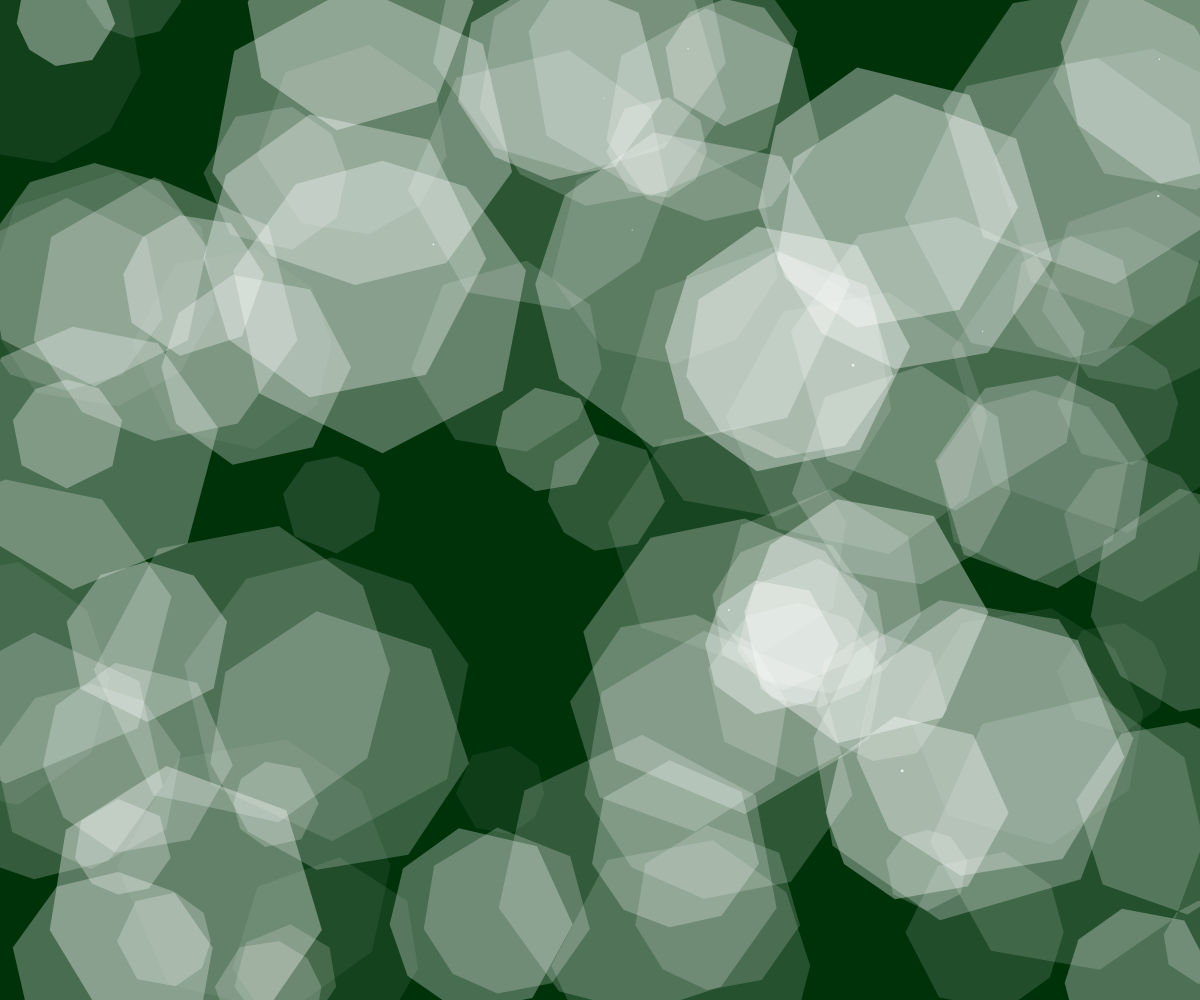
Frame 1 (no input)
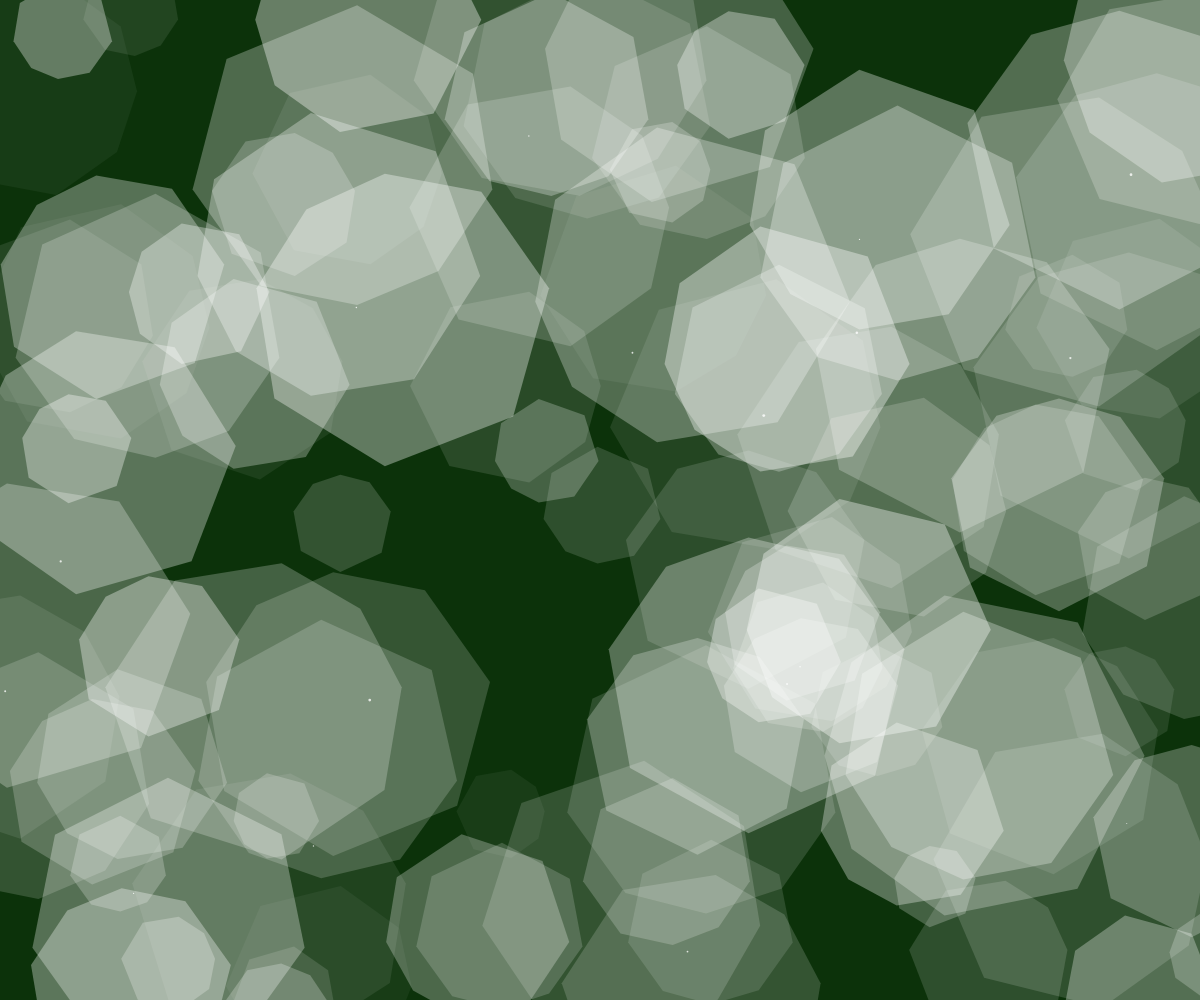
Frame 60 (no input)
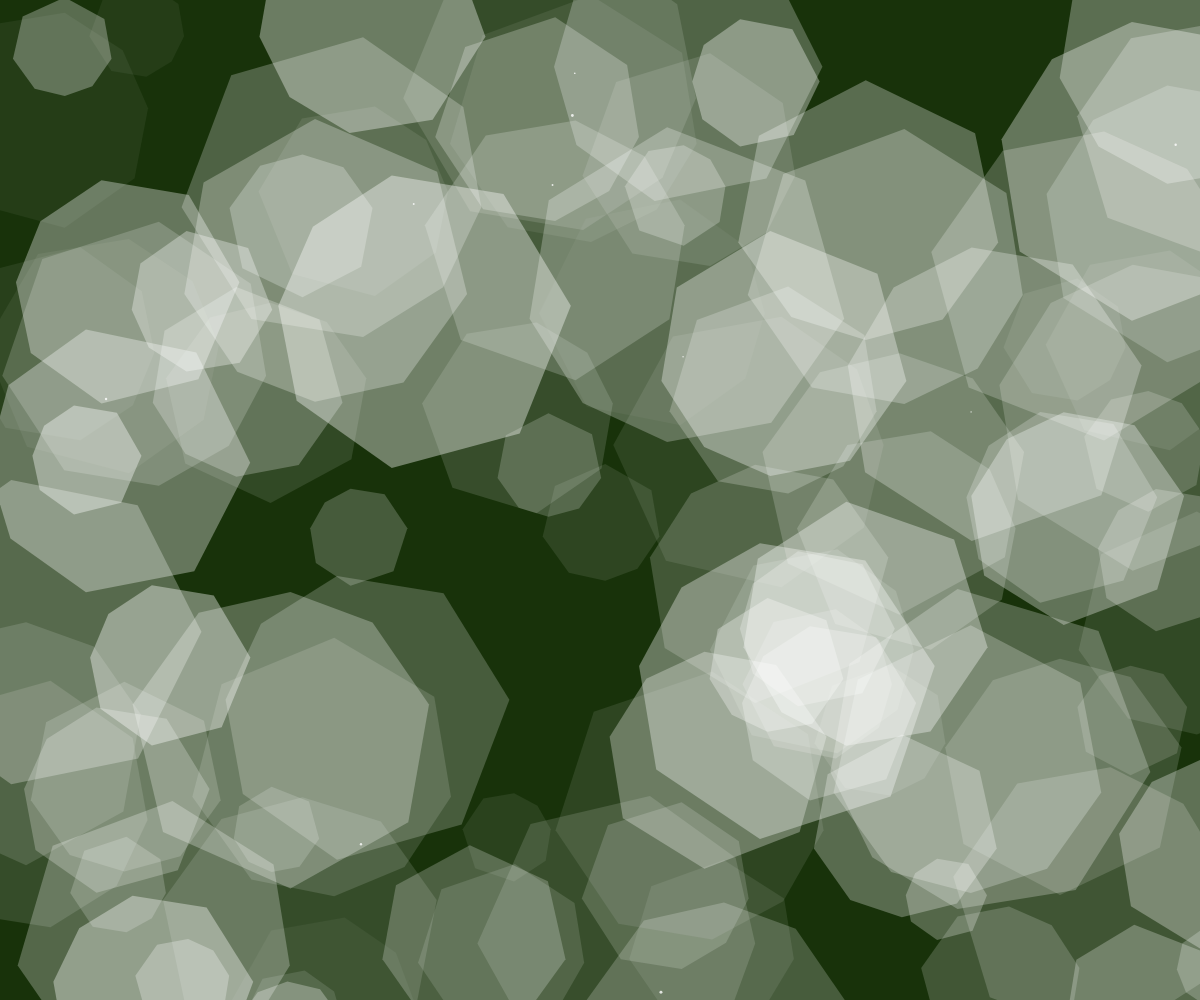
Frame 120 (the mouse pressed at the canvas centre since frame 60)

The p5.js sketch that drew these frames (run headless with seeded random() and noise() and a simulated clock; from frame 60 on, the mouse is pressed at the canvas centre):

// p5.js sketch
// ── sketch.js
let clouds = [];
let bgHue = 0;

function setup() {
  createCanvas(windowWidth, windowHeight);
  noStroke();
  
  // Create cloud structures
  for (let i = 0; i < 100; i++) {
    clouds.push({
      x: random(width),
      y: random(height),
      size: random(50, 200),
      speed: random(0.001, 0.005),
      opacity: random(30, 80),
      phase: random(TWO_PI)
    });
  }
}

function draw() {
  // Animate background color
  bgHue = (bgHue + 0.2) % 360;
  let bg = color(bgHue, 50, 10);
  background(bg);
  
  // Draw clouds
  for (let cloud of clouds) {
    cloud.x += sin(frameCount * cloud.speed) * 0.5;
    cloud.y += cos(frameCount * cloud.speed) * 0.3;
    cloud.phase += 0.01;
    
    let alpha = cloud.opacity + sin(cloud.phase) * 20;
    fill(255, alpha);
    
    // Draw soft, flowing cloud shape
    beginShape();
    for (let i = 0; i < 8; i++) {
      let angle = map(i, 0, 8, 0, TWO_PI);
      let radius = cloud.size * (0.8 + sin(cloud.phase + angle) * 0.2);
      let x = cloud.x + cos(angle) * radius;
      let y = cloud.y + sin(angle) * radius;
      vertex(x, y);
    }
    endShape(CLOSE);
    
    // Add bright stars in dense areas
    if (cloud.size > 150 && random() < 0.3) {
      fill(255, 200);
      noStroke();
      ellipse(
        cloud.x + random(-cloud.size/3, cloud.size/3),
        cloud.y + random(-cloud.size/3, cloud.size/3),
        random(1, 3)
      );
    }
  }
}

function windowResized() {
  resizeCanvas(windowWidth, windowHeight);
}
